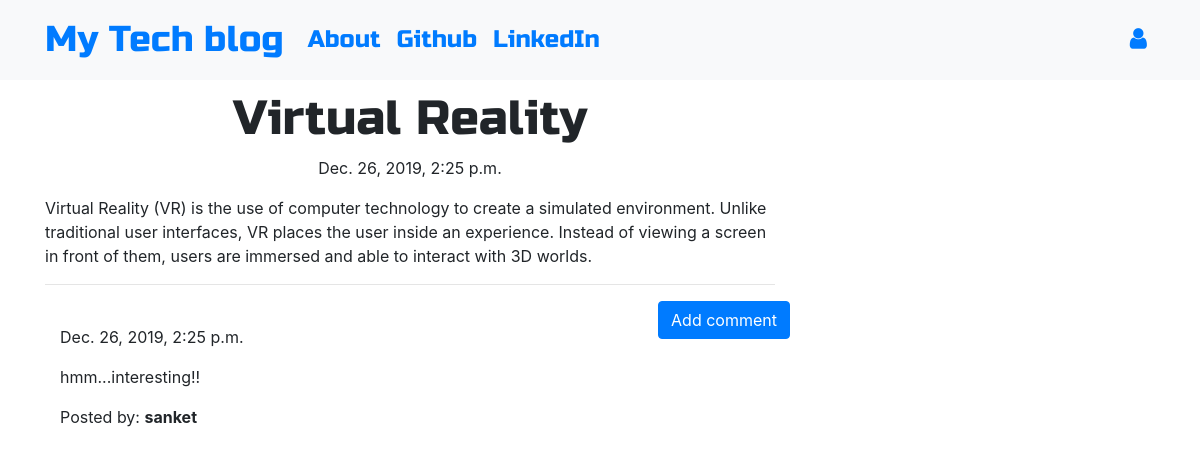
The app's page /post/4 with its own data.
### blog/models.py (models this page shows, shortened)
class Post(models.Model):
    author = models.ForeignKey('auth.User',on_delete=models.CASCADE)
    title = models.CharField(max_length=200)
    text = models.TextField()
    created_date = models.DateTimeField(default=timezone.now)
    published_date = models.DateTimeField(blank=True, null=True)

class Comment(models.Model):
    post = models.ForeignKey('blog.Post', related_name='comments',on_delete=models.CASCADE)
    author = models.CharField(max_length=200)
    text = models.TextField()
    created_date = models.DateTimeField(default=timezone.now)
    approved_comment = models.BooleanField(default=False)

### blog/views.py (the view)
# urls.py: path('post/<int:pk>', views.PostDetailView.as_view(), name='post_detail'),
class PostDetailView(DetailView):
    model = Post

### blog/templates/blog/post_detail.html (shortened to what this page needs)
{% extends 'blog/base.html' %}
{% block content %}
        <h1 class='posttitle loader'>{{ post.title }}</h1>
        {% if post.published_date %}
            <div class="date postdate">
                {{ post.published_date }}
            </div>
        {% else %}
            <a class="btn btn-outline-dark" href="{% url 'post_publish' pk=post.pk %}">Publish</a>
        {% endif %}
      <p class='postcontent' >{{ post.text|safe|linebreaksbr }}</p>
  <hr>
  <a class="btn btn-primary btn-comment" href="{% url 'add_comment_to_post' pk=post.pk %}">Add comment</a>
  <div class="container">
  {% for comment in post.comments.all %}
  <br>
      {% if user.is_authenticated or comment.approved_comment %}
              {{ comment.created_date }}
          <p>{{ comment.text|safe|linebreaks }}</p>
          <p>Posted by: <strong>{{ comment.author }}</strong></p>
      {% endif %}
  {% empty %}
      <p>No comments posted.</p>
  {% endfor %}
</div>
{% endblock %}

### blog/static/css/blog.css (style rules this page uses)
.postdate { text-align: center; }
.posttitle { font-family: 'Russo One', sans-serif; font-size: 3em; text-align: center; }
.postcontent { font-family: 'Montserrat'; font-size: 1.5em; }
.btn-comment { position: absolute; right: 0px; }
.loader { filter:hue-rotate(0deg); color: linear-gradient(45deg,#0f8,#08f); animation:hue 5000ms infinite linear; }

### records on screen
Post: title "Virtual Reality", published_date "Dec. 26, 2019, 2:25 p.m.", text "Virtual Reality (VR) is the use of computer technology to create a simulated environment. Unlike traditional user interfaces, VR places the user inside an experience. Instead of viewing a screen in front of them, users are immersed and able to interact with 3D worlds."
Comment: created_date "Dec. 26, 2019, 2:25 p.m.", text "hmm...interesting!!", author "sanket"
